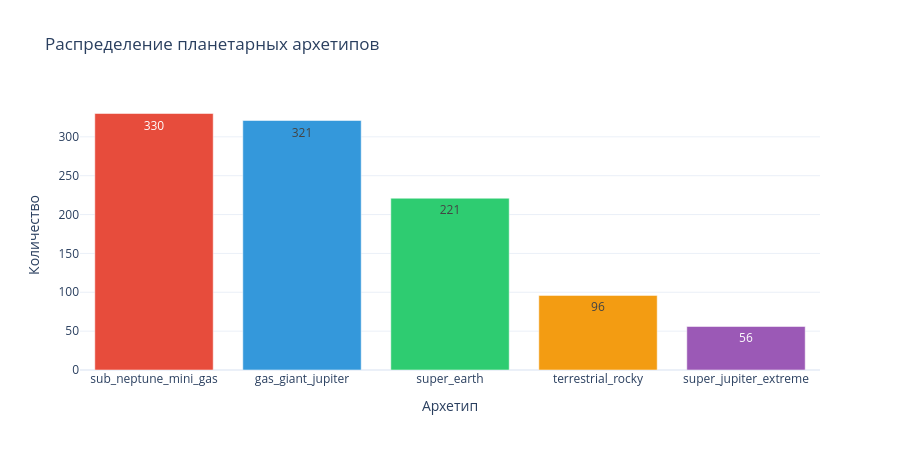

This figure's notebook cell:
### Markdown cell above
---
## 2. Визуализация данных

### Столбчатая диаграмма классов

### Code cell
class_counts = df[TARGET_COLUMN].value_counts()
fig = go.Figure(go.Bar(
    x=class_counts.index, y=class_counts.values,
    marker_color=CLASS_COLORS[:len(class_counts)],
    text=class_counts.values, textposition='auto'
))
fig.update_layout(
    title='Распределение планетарных архетипов',
    xaxis_title='Архетип', yaxis_title='Количество',
    template=PLOT_TEMPLATE, width=900, height=450
)
fig.show()

### Figure 1 — Plotly figure (JSON) as saved in the notebook; plotly's stock layout.template omitted (floating-point values rounded to 4 significant figures)
{"data": [{"marker": {"color": ["#e74c3c", "#3498db", "#2ecc71", "#f39c12", "#9b59b6"]}, "text": [330.0, 321.0, 221.0, 96.0, 56.0], "textposition": "auto", "type": "bar", "x": ["sub_neptune_mini_gas", "gas_giant_jupiter", "super_earth", "terrestrial_rocky", "super_jupiter_extreme"], "y": [330, 321, 221, 96, 56]}], "layout": {"height": 450, "title": {"text": "Распределение планетарных архетипов"}, "width": 900, "xaxis": {"title": {"text": "Архетип"}}, "yaxis": {"title": {"text": "Количество"}}}}
